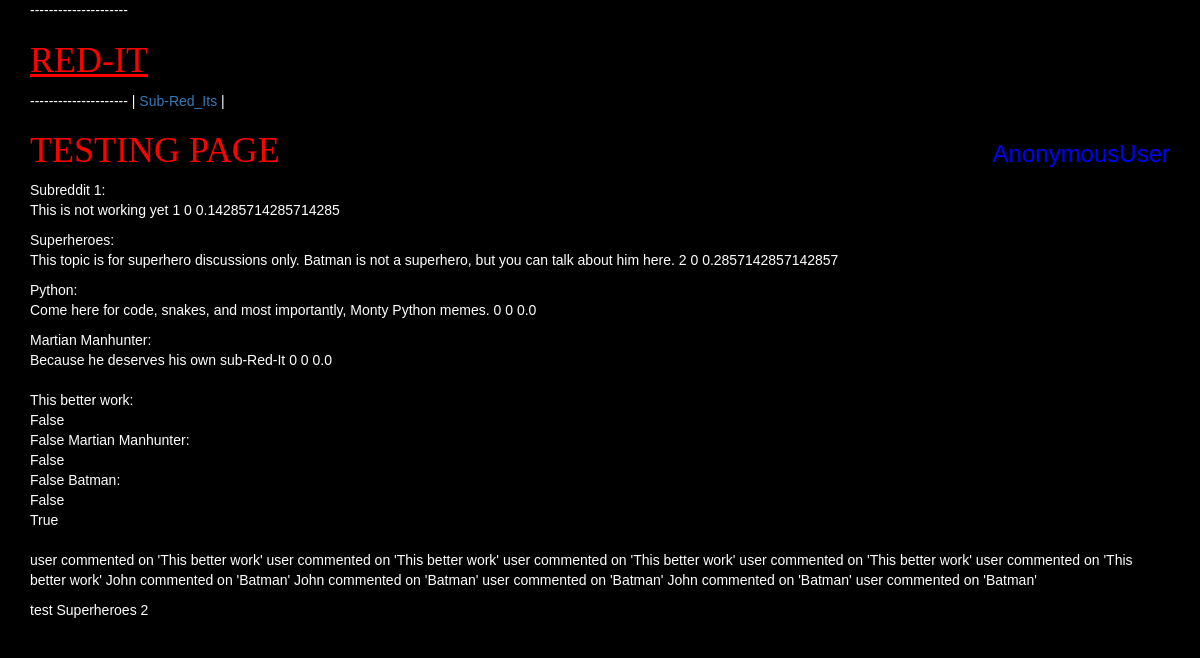
Before: /testing/ with the older database file.
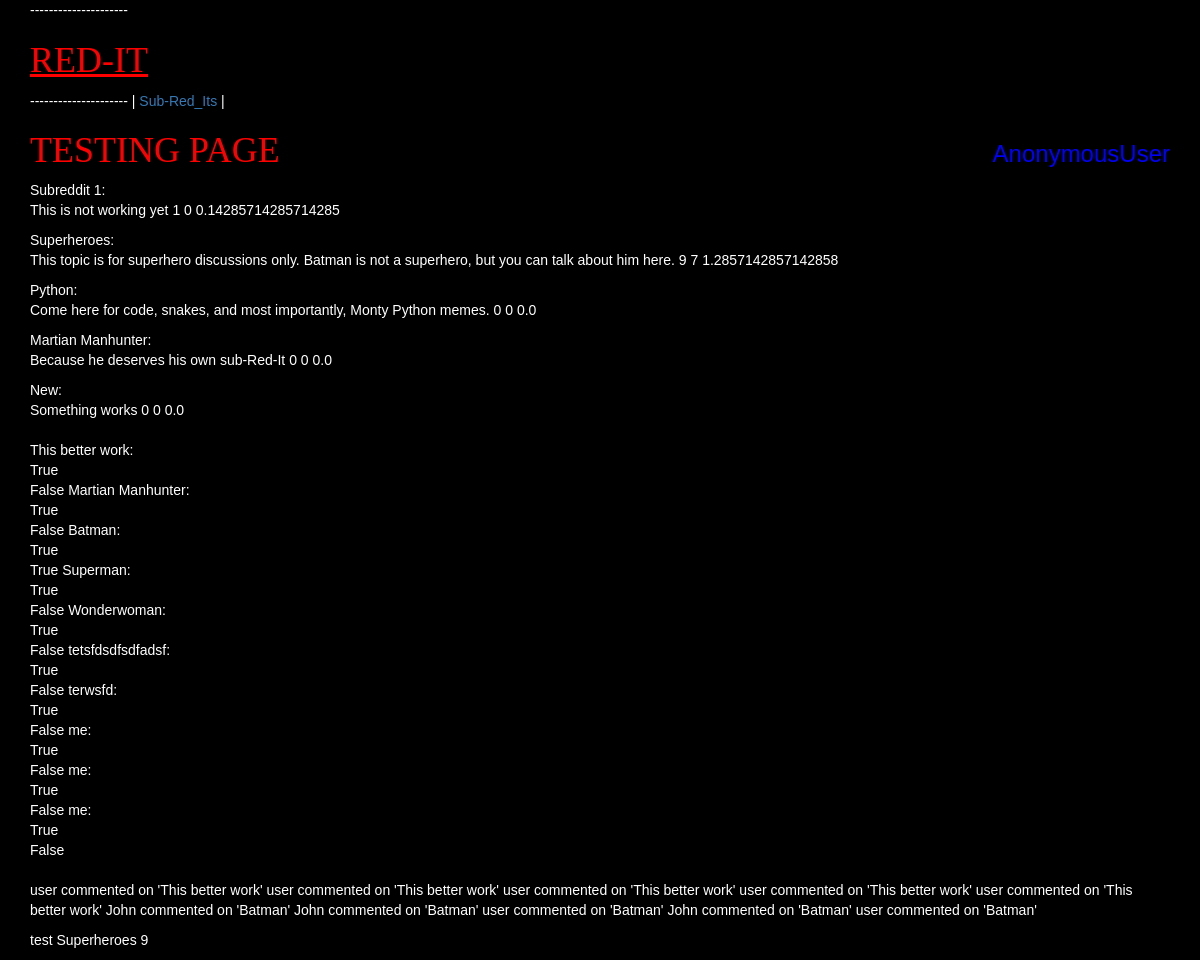
After: the same page with the newer database file.
### app/models.py (models this page shows)
class Subreddit(models.Model):
    name = models.CharField(max_length=20)
    description = models.CharField(max_length=255)
    creation_date_time = models.DateTimeField(auto_now_add=True)
    def __str__(self):
        return self.name
    @property
    def current_count(self):
        return Post.objects.filter(post_to_subreddit=self).count()
    def today_count(self):
        hrs24 = datetime.now() - timedelta(days=1)
        return Post.objects.filter(post_to_subreddit=self).filter(creation_time__gte=hrs24).count()
    def daily_average(self):
        hrs24 = datetime.now() - timedelta(days=30)
        return Post.objects.filter(post_to_subreddit=self).filter(creation_time__gte=hrs24).count()/7

class Post(models.Model):
    title = models.CharField(max_length=20)
    description = models.CharField(max_length=255)
    url = models.URLField(max_length=200, null=True, blank=True)
    creation_time = models.DateTimeField(auto_now_add=True)
    modification_time = models.DateTimeField(auto_now=True)
    post_to_subreddit = models.ForeignKey(Subreddit)
    post_to_user = models.ForeignKey(User)
    def __str__(self):
        return self.title
    def is_recent(self):
        hrs24 = datetime.now() - timedelta(days=1)
        if Post.objects.filter(creation_time__gte=hrs24):
            return True
        else:
            return False
    def is_hot(self):
        hrs78 = datetime.now() - timedelta(days=3)
        if Comment.objects.filter(comment_to_post=self).filter(created_time__gt=hrs78).count() > 3:
            return True
        else:
            return False
        class Meta:
            ordering = ('-creation_time')

class Comment(models.Model):
    comment_text = models.CharField(max_length=255)
    comment_to_user = models.ForeignKey(User)
    comment_to_post = models.ForeignKey(Post)
    created_time = models.DateTimeField(auto_now_add=True)
    modified_time = models.DateTimeField(auto_now=True)
    def __str__(self):
        return "{} commented on '{}'".format(self.comment_to_user.username, self.comment_to_post.title)

### app/views.py (the view)
# urls.py: url(r'^testing/', testing_view, name="testing_view"),
def testing_view(request):
    context = {
        "subreddits": Subreddit.objects.all(),
        "junkvar": Subreddit.objects.get(id=2),
        "posts": Post.objects.all(),
        "comments": Comment.objects.all()
    }
    return render(request, 'testing.html', context)

### templates/testing.html (shortened to what this page needs)
{% extends "base.html" %}
{% block content %}
    <h1 style="color:red; font-family:impact">TESTING PAGE</h1>
      {% for subred in subreddits %}
      <p>
      {{ subred }}:<br>
      {{ subred.description }}
      {{ subred.current_count }}
      {{ subred.today_count }}
      {{ subred.daily_average }}
      {% endfor %}
      <br>
      <br>
      {% for post in posts %}
      {{ post }}:<br>
      {{ post.is_recent }}
      <br>
      {{ post.is_hot }}
      {% endfor %}
<br><br>
    {% for comment in comments %}
    {{ comment }}
    {% endfor %}
    </p>
    <p>
        test
        {{ junkvar.name }}
        {{ junkvar.current_count }}
    </p>
    {% endblock %}

### templates/base.html (shortened to what this page needs)
{% load staticfiles %}
<!DOCTYPE html>
<html>
  <head>
    <link rel="stylesheet" href="{% static 'css/bootstrap.css' %}" media="screen" title="no title">
  </head>
  <body>
    <div class="container">
      ---------------------
      <h1><span style="color:red; font-family:impact; text-decoration:underline; background-color:black">RED-IT</span></h1>
      ---------------------
      |<a href="{% url 'subreddits_view' %}"> Sub-Red_Its </a>|
      <p><h3 style="text-align:; color:blue; float:right;">{{ request.user }}</h3></p>
    {% block content %}
    {% endblock %}
    </div>
  </body>
</html>

### templates/base.html (style rules this page uses)
body { background-color: black; color: white; font-family:sans-serif; }

Changed rows visible on the page:
computed for Subreddit "Superheroes": current_count "2" → "9"; today_count "0" → "7"; daily_average "0.2857142857142857" → "1.2857142857142858"
added Subreddit: name "New", description "Something works", current_count "0", today_count "0", daily_average "0.0"
computed for Post "This better work": is_recent "False" → "True"
computed for Post "Martian Manhunter": is_recent "False" → "True"
computed for Post "Batman": is_recent "False" → "True"
added Post: title "Superman", is_recent "True", is_hot "False"
added Post: title "Wonderwoman", is_recent "True", is_hot "False"
added Post: title "tetsfdsdfsdfadsf", is_recent "True", is_hot "False"
added Post: title "terwsfd", is_recent "True", is_hot "False"
added Post: title "me", is_recent "True", is_hot "False"
added Post: title "me", is_recent "True", is_hot "False"
added Post: title "me", is_recent "True", is_hot "False"
